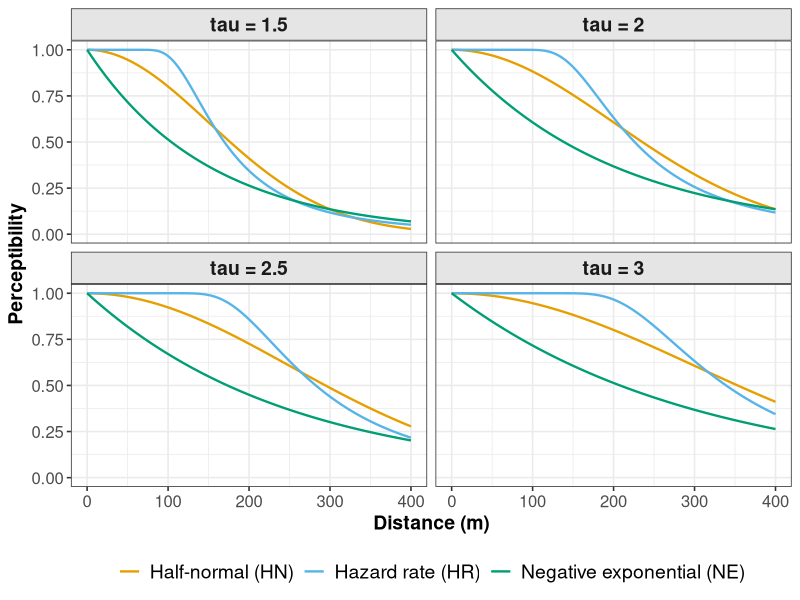

Generate this figure with R:
library(ggplot2)

# Distance (in metres) out to truncation
d <- seq(0, 400, by = 1)

# Tau values correspond to the simulation settings:
#   tau_values <- c(0.1, 0.25, 0.5, 1)
# and are converted to metres via tau_m = tau_value * 100
tau_units <-  c(1.5, 2, 2.5, 3)
tau_m_vals <- tau_units * 100

# Hazard-rate shape parameters (controls shoulder)
b_vals <- c(3)

# Build a data frame of detection curves for:
#  - half-normal
#  - negative-exponential
#  - hazard-rate with varying b
curves <- list()

idx <- 1
for (tau_m in tau_m_vals) {
  for (dist_fun in c("half-normal", "negative-exponential")) {
    if (dist_fun == "half-normal") {
      g <- exp(- (d^2) / (2 * tau_m^2))
    } else if (dist_fun == "negative-exponential") {
      g <- exp(-(d / tau_m))
    }

    curves[[idx]] <- data.frame(
      distance = d,
      g = g,
      tau_unit = tau_m / 100,
      tau_m = tau_m,
      kernel = dist_fun,
      b = NA_real_
    )
    idx <- idx + 1
  }

  for (b in b_vals) {
    g <- 1 - exp(-(d / tau_m)^(-b))
    curves[[idx]] <- data.frame(
      distance = d,
      g = g,
      tau_unit = tau_m / 100,
      tau_m = tau_m,
      kernel = "hazard-rate",
      b = b
    )
    idx <- idx + 1
  }
}

curve_df <- do.call(rbind, curves)

curve_df$tau_f <- factor(
  curve_df$tau_unit,
  levels = tau_units,
  labels = paste0("tau = ", tau_units)
)

output_dir <- "/Volumes/T7/Chapter2/DataIntegration/Results/DataSimulation/PointCounts25"
dir.create(output_dir, showWarnings = FALSE, recursive = TRUE)
png_file <- file.path(output_dir, "detection_curves_tau_b.png")

png(png_file, width = 2800, height = 1600, res = 300)

print(
  ggplot(curve_df, aes(x = distance, y = g, colour = kernel, linetype = kernel)) +
    geom_line(size = 0.8) +
    facet_wrap(~ tau_f, nrow = 2) +
    scale_x_continuous("Distance (m)", limits = c(0, 400), breaks = seq(0, 400, 100)) +
    scale_y_continuous("Perceptibility", limits = c(0, 1)) +
    scale_colour_manual(
      values = c(
        "half-normal" = "#E69F00",
        "hazard-rate" = "#56B4E9",
        "negative-exponential" = "#009E73"
      ),
      labels = c(
        "half-normal" = "Half-normal (HN)",
        "hazard-rate" = "Hazard rate (HR)",
        "negative-exponential" = "Negative exponential (NE)"
      )
    ) +
    scale_linetype_manual(
      values = c(
        "half-normal" = "solid",
        "hazard-rate" = "solid",
        "negative-exponential" = "solid"
      )
    ) +
    guides(linetype = "none") +
    theme_bw(base_size = 12) +
    theme(
      legend.position = "bottom",
      legend.title = element_blank(),
      legend.text = element_text(size = 14, face = "plain"),
      axis.title.x = element_text(size = 14, face = "bold"),
      axis.title.y = element_text(size = 14, face = "bold"),
      axis.text.x = element_text(size = 12),
      axis.text.y = element_text(size = 12),
      strip.background = element_rect(fill = "grey90"),
      strip.text = element_text(size = 14, face = "bold")
    ) 
)

dev.off()

cat("Detection curves saved to:", png_file, "\n")
